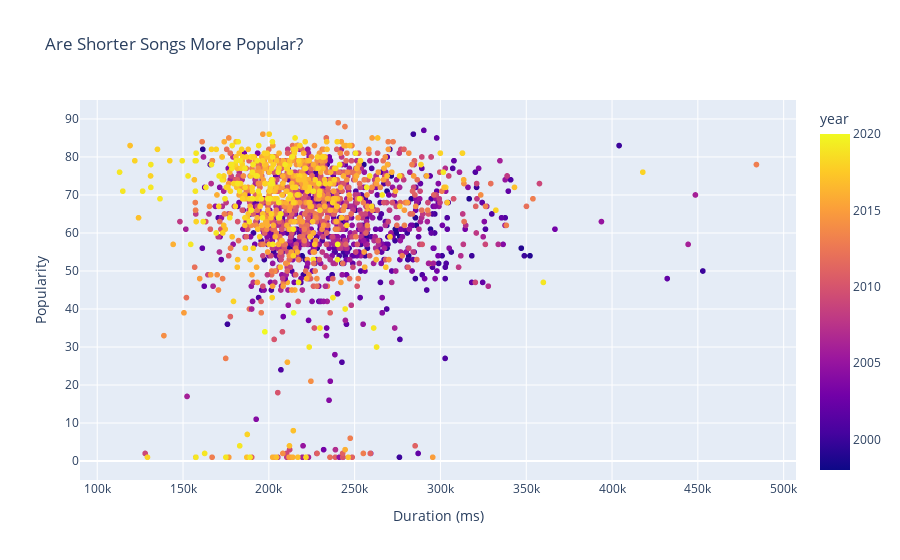

The cell this chart's notebook holds for it:
### Code cell
fig1 = px.scatter(
    df,
    x='duration_ms',
    y='popularity',
    color='year',
    title='Are Shorter Songs More Popular?',
    labels={'duration_ms': 'Duration (ms)', 'popularity': 'Popularity'}
)
fig1.show()

### Figure 1 — Plotly figure (JSON) as saved in the notebook; plotly's stock layout.template omitted (floating-point values rounded to 4 significant figures; data arrays with more than 128 entries replaced by an {"elided": "..."} marker saying what was removed)
{"data": [{"hovertemplate": "Duration (ms)=%{x}<br>Popularity=%{y}<br>year=%{marker.color}<extra></extra>", "legendgroup": "", "marker": {"color": {"elided": "1874 int values"}, "coloraxis": "coloraxis", "symbol": "circle"}, "mode": "markers", "name": "", "showlegend": false, "type": "scattergl", "x": {"elided": "1874 int values"}, "xaxis": "x", "y": {"elided": "1874 int values"}, "yaxis": "y"}], "layout": {"coloraxis": {"colorbar": {"title": {"text": "year"}}, "colorscale": [[0, "#0d0887"], [0.1111, "#46039f"], [0.2222, "#7201a8"], [0.3333, "#9c179e"], [0.4444, "#bd3786"], [0.5556, "#d8576b"], [0.6667, "#ed7953"], [0.7778, "#fb9f3a"], [0.8889, "#fdca26"], [1, "#f0f921"]]}, "legend": {"tracegroupgap": 0}, "title": {"text": "Are Shorter Songs More Popular?"}, "xaxis": {"anchor": "y", "domain": [0, 1], "title": {"text": "Duration (ms)"}}, "yaxis": {"anchor": "x", "domain": [0, 1], "title": {"text": "Popularity"}}}}
